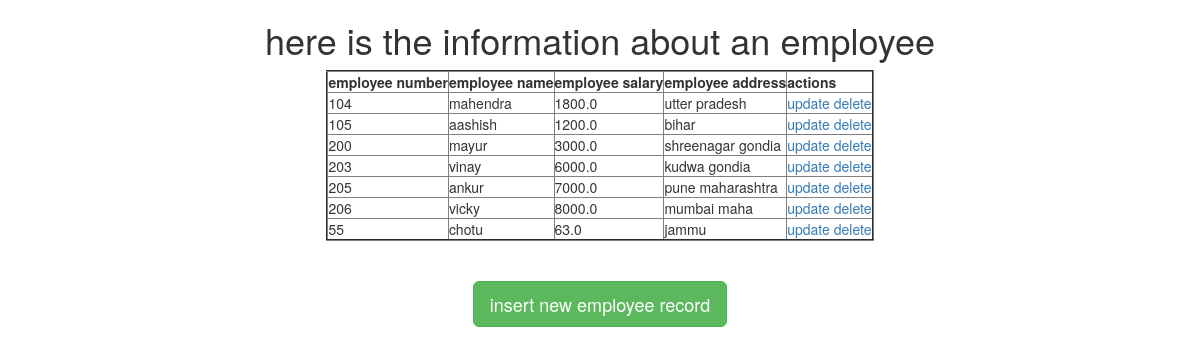
The page / on the database its author committed.
### testapp/models.py (models this page shows)
class employee(models.Model):
    eno=models.IntegerField()
    ename=models.CharField(max_length=50)
    esal=models.FloatField()
    eaddr=models.CharField(max_length=50)

### testapp/views.py (the view)
# urls.py: path('', views.index_view),
def index_view(request):
    employees=employee.objects.all()
    return render(request,'index.html',{'employees':employees})

### template/index.html
{% extends 'base.html' %}
      {% block body_block %}
      <h1>here is the information about an employee </h1>
      <table border="2">
        <thead>
          <th>employee number</th>
          <th>employee name</th>
          <th>employee salary</th>
          <th>employee address</th>
          <th>actions</th>
        </thead>
        {% for emp in employees %}
        <tr>
          <td>{{emp.eno}}</td>
          <td>{{emp.ename}}</td>
          <td>{{emp.esal}}</td>
          <td>{{emp.eaddr}}</td>
          <td><a href="update/{{emp.id}}">update</a> <a href="delete/{{emp.id}}">delete</a></td>
        </tr>
        {% endfor %}
      </table><br><br>
      <a href="create" class="btn btn-primary btn-success btn-lg">insert new employee record</a>
      {% endblock %}

### template/base.html (shortened to what this page needs)
<!DOCTYPE html>
<html lang="en" dir="ltr">
  <head>
    <link rel="stylesheet" href="https://stackpath.bootstrapcdn.com/bootstrap/3.4.1/css/bootstrap.min.css">
  </head>
  <body>
    <div class="container" align="center">
      {% block body_block %}
      {% endblock %}
    </div>
  </body>
</html>

### rows shown on the page
employee: eno "104", ename "mahendra", esal "1800.0", eaddr "utter pradesh"
employee: eno "105", ename "aashish", esal "1200.0", eaddr "bihar"
employee: eno "200", ename "mayur", esal "3000.0", eaddr "shreenagar gondia"
employee: eno "203", ename "vinay", esal "6000.0", eaddr "kudwa gondia"
employee: eno "205", ename "ankur", esal "7000.0", eaddr "pune maharashtra"
employee: eno "206", ename "vicky", esal "8000.0", eaddr "mumbai maha"
employee: eno "55", ename "chotu", esal "63.0", eaddr "jammu"
